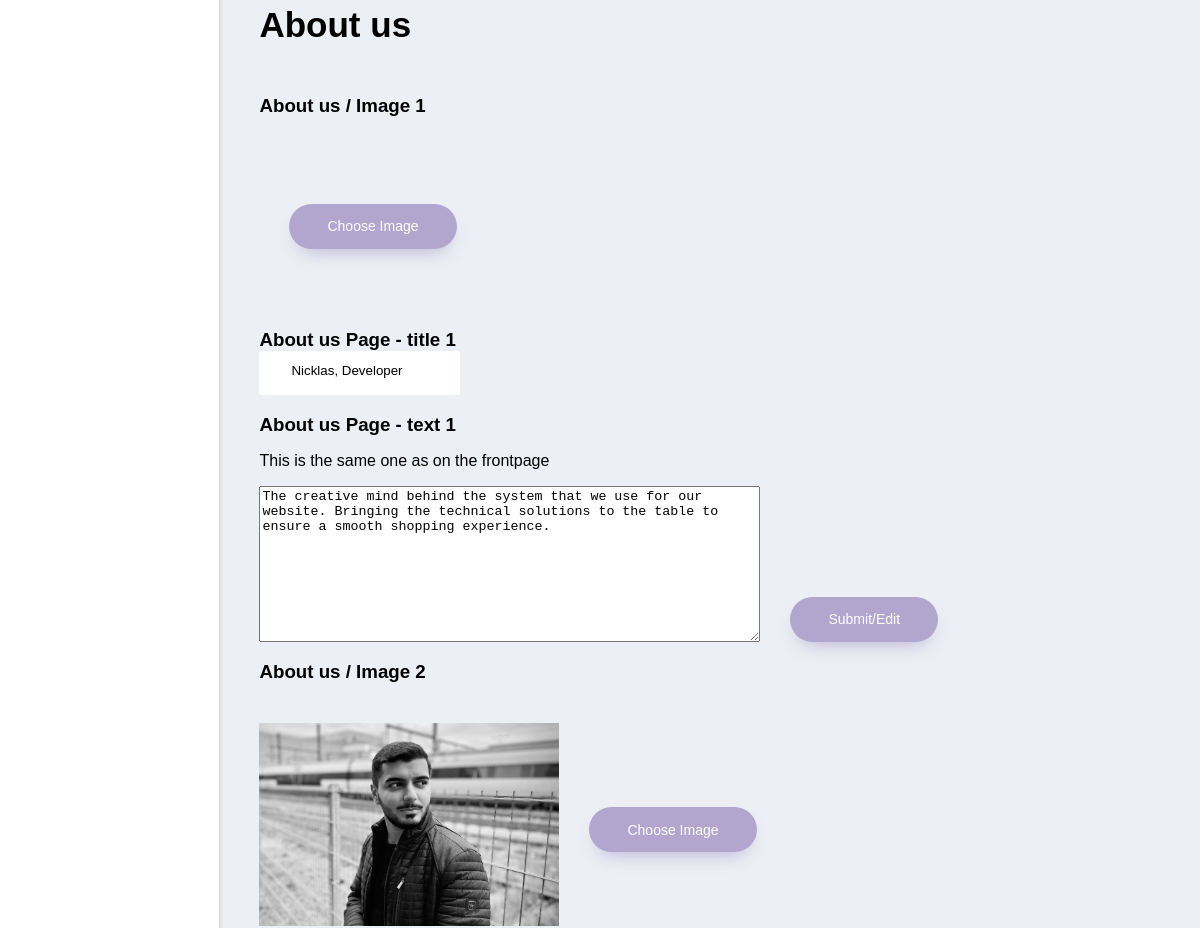
Page /adminFrontpage (signed in, middle part) on the earlier database version.
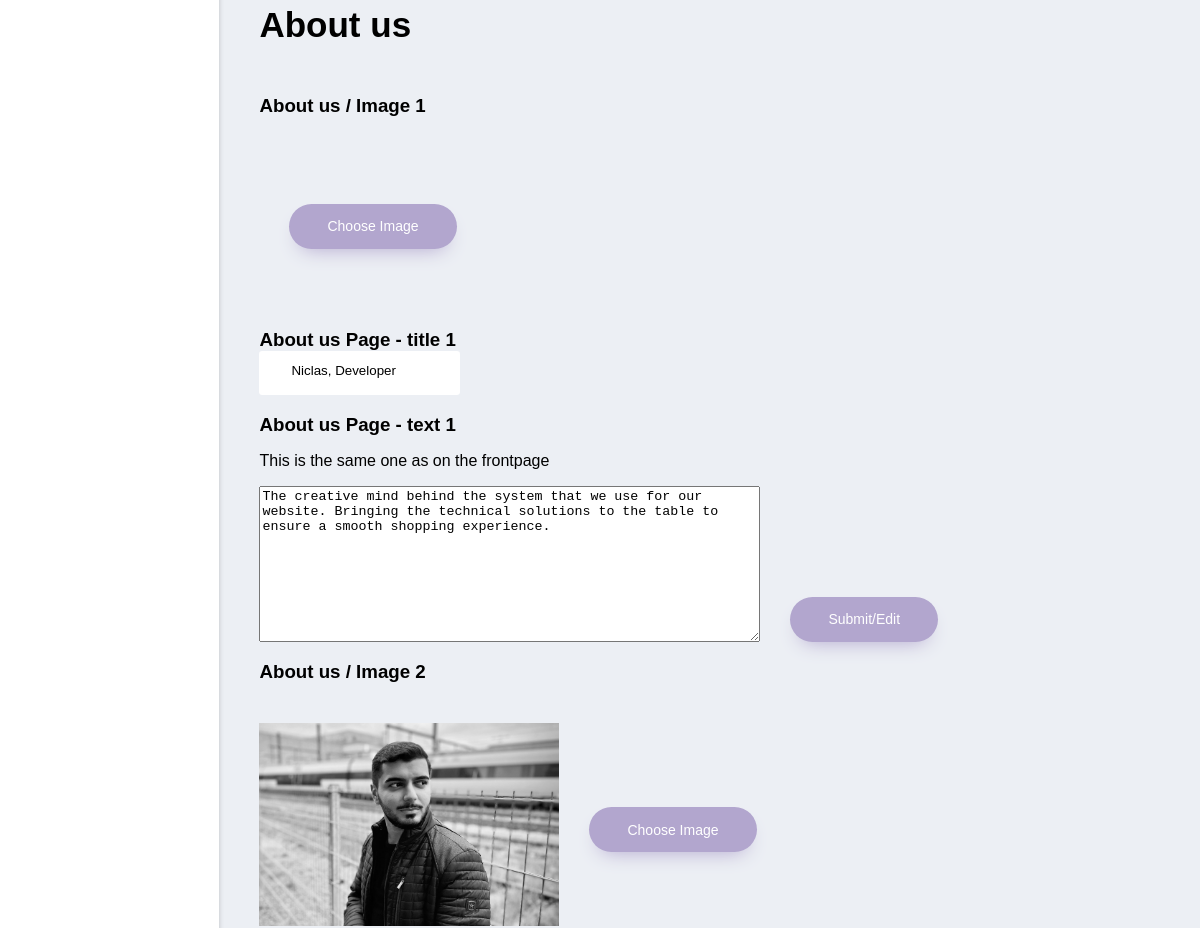
Same page on the later database version.
### tables this page shows
CREATE TABLE IF NOT EXISTS frontpage (
    id varchar(50) NOT NULL PRIMARY KEY,
    `text` text
);

### index.php (called while the page is built, shortened)
<?php
    $request = $_SERVER["REQUEST_URI"];
    $router = new Router($request);
    $router->get('/', 'views/frontend/Home');
    $router->get('/profile', 'views/login/profile');
    $router->get('/editProfileFunction', 'controllers/editProfile');
    $router->get('/loginFunction', 'controllers/login');
    $router->get('/loginFailedFunction', 'controllers/loginFailed');
    $router->get('/signupFunction', 'controllers/signup');
    $router->get('/logoutFunction', 'controllers/logout');
    $router->get('/Product', 'views/frontend/Product');
    $router->get('/ProductType', 'views/frontend/productType');
    $router->get('/ProductSale', 'views/frontend/productSale');
    $router->get('/AboutUS', 'views/frontend/AboutUS');
    $router->get('/Contact', 'views/frontend/Contact');
    $router->get('/Checkout', 'views/frontend/Checkout');
    $router->get('/ProductShow', 'views/frontend/ProductShow');
    $router->get('/NewsShow', 'views/frontend/NewsShow');
    $router->get('/contactSubmit', 'controllers/contactForm');
    $router->get('/Breadcrumb', 'views/frontend/Breadcrumb');
    $router->get('/removeFromCart', 'controllers/removeFromCart');
    $router->get('/editQuantityInCart', 'controllers/editQuantityInCart');
    $router->get('/purchase', 'views/frontend/purchase');
    $router->get('/addToCart', 'controllers/addToCart');
    $router->get('/adminProducts', 'views/backend/products');
    $router->get('/adminUsers', 'views/backend/users');
    $router->get('/adminMedia', 'views/backend/media');
    $router->get('/adminNews', 'views/backend/news');
    $router->get('/adminFrontpage', 'views/backend/frontpage');

### models/handlers/frontpageHandler.php (called while the page is built, shortened)
<?php
$rootPath = "";
require_once $rootPath . "public/dbconn.php";
require_once $rootPath . "models/sql/frontpage.php";
class FrontpageHandler extends Frontpage{
    public $db;
    public function __construct($db) {
        $this->db = $db;
    }
    public function getFrontpage(){
        $getFrontpage = $this->db->prepare($this->getAllFrontpageQuery);
        $getFrontpage->execute();
        return $getFrontpage->fetchAll();
    }
}
$FrontpageHandler = new FrontpageHandler($db);

### controllers/adminFrontpage.php (called while the page is built, shortened)
<?php
$dataset = $FrontpageHandler->getFrontpage();
foreach($dataset as $data){
    if($data['id'] == 'aboutPageTitle1'){
        $aboutPageTitle1 = $data['text'];
    }
    if($data['id'] == 'aboutPageText1'){
        $aboutPageText1 = $data['text'];
    }
    if($data['id'] == 'aboutUsImageTwo'){
        $aboutUsImageTwo = $data['text'];
    }
}

### views/backend/frontpage.php (the view, shortened to what this page needs)
<?php
    $rootPath = "";
    require_once $rootPath . "public/dbconn.php";
    require_once $rootPath . "models/handlers/Usershandler.php";
    require_once $rootPath . "models/handlers/frontpageHandler.php";
    require_once $rootPath . "models/handlers/productsHandler.php";
    require_once $rootPath . "controllers/adminFrontpage.php";
    require_once $rootPath . "views/backend/partials/header.php";
?>
<form class="wrapper frontpage" method="POST" action="/adminEditFrontpageFunction">
    <h2>
        About us
    </h2>
    <div>
        <h3>
                About us / Image 1
        </h3>
        <div class="ImageUploadHandlersStyle">
            <a class="ChooseImageButton height-button button submit" href="/aboutUsOneImagePicker">Choose Image</a>
        </div>
    </div>
    <div>
        <h3>
            About us Page - title 1
        </h3>
        <input class="input" type="text" name="aboutPageTitle1" value="<?php echo $aboutPageTitle1 ?>">
    </div>
    <div >
        <h3>
            About us Page - text 1
        </h3>
        <p>This is the same one as on the frontpage</p>
        <div class="BannerDiv">
            <textarea name="aboutPageText1" id="" cols="60" rows="10"><?php echo $aboutPageText1 ?></textarea>
            <button class="height-button button submit" type="submit">Submit/Edit</button>
        </div>
    </div>
    <div>
        <h3>
                About us / Image 2
        </h3>
        <div class="ImageUploadHandlersStyle">
            <div class="BannerImage">
                <img  src="uploads/<?php echo $aboutUsImageTwo?>" alt="" />
            </div>
            <a class="ChooseImageButton height-button button submit" href="/aboutUsTwoImagePicker">Choose Image</a>
        </div>
    </div>
    <br>
    <br>
    <br>
    <br>
    <br>
    <br>
</form>
<?php
    require_once $rootPath . "views/backend/partials/footer.php";
?>

Differences in the rows shown:
changed frontpage: aboutPageTitle1 "Nicklas, Developer" → "Niclas, Developer"
